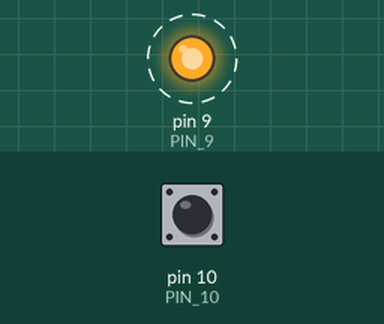
Recording of a sketch running on a simulated Arduino Uno, built with avr-gcc and run on an emulated ATmega328P. Shown: output pins drawn as LEDs (lit = HIGH). Dashed ring = blinking. Inputs (shaded band) come from the test bench; at power-on: pin 10 (PIN_10) HIGH. What the sketch prints to the serial monitor is not drawn.

Above: at 1.2 s.
1.3 s: pin 10 (PIN_10) driven LOW
4.3 s: pin 10 (PIN_10) driven HIGH
7.3 s: pin 10 (PIN_10) pulsed LOW 5 times (0.12 s each, 0.3 s apart)
11.8 s: pin 10 (PIN_10) pulsed LOW 2 times (0.12 s each, 0.3 s apart)
Timing chart, 0 to 16.4 s (numbered marks = the images above; inputs shaded):
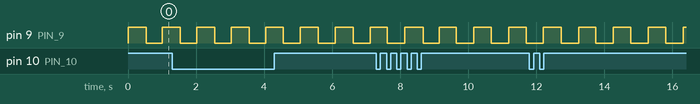

The sketch:

signalGenerator.ino
```cpp
#define PIN_9   9 // генерация
#define PIN_10  10 // отслеживание

int curTime = 0;
int oldTimeGenerate = 0;

// принимаем
bool oldSignal = 0;
bool curSignal = 0;
// отправляемые сигналы
bool sendSignal = 1;

// отслеживаем
float T = 1000;
float t = 500;
float d = t/ T;
int oldTimeDetecting_T = 0;
int oldTimeDetecting_t = 0;

void setup() {

  pinMode(PIN_9, OUTPUT);
  pinMode(PIN_10, INPUT);

  Serial.begin(9600);
  oldTimeGenerate = millis();
  oldTimeDetecting_T = millis();
  oldTimeDetecting_t = millis();

}

void loop() {
  //генерация
  curTime = millis();
  if ((curTime - oldTimeGenerate) >= 1000)
  {
     oldTimeGenerate = millis();
     sendSignal = 1;
  }
  if ((curTime - oldTimeGenerate) >= 500)
  {
    sendSignal = 0;
  }
  digitalWrite(PIN_9, sendSignal);

  //чтение
   curSignal = digitalRead(PIN_10);
   if (oldSignal != curSignal){
      if (curSignal == 0)
      {
        Serial.println("1 to 0");
        t = curTime - oldTimeDetecting_T;
      } else if (curSignal == 1) {
        Serial.println("0 to 1");
        T = curTime - oldTimeDetecting_T;
        oldTimeDetecting_T = millis();
        oldTimeDetecting_t = millis();
      }

   }

   d = t / T;
   Serial.print("T = ");
   Serial.print(T);
   Serial.print( "  | t = ");
   Serial.print(t);
   Serial.print(", then d = ");
   Serial.println(d);
   oldSignal = curSignal;

}
```

Measured:
- by itself, pin 9 (PIN_9): alternates HIGH for 0.51 s and LOW for 0.51 s
